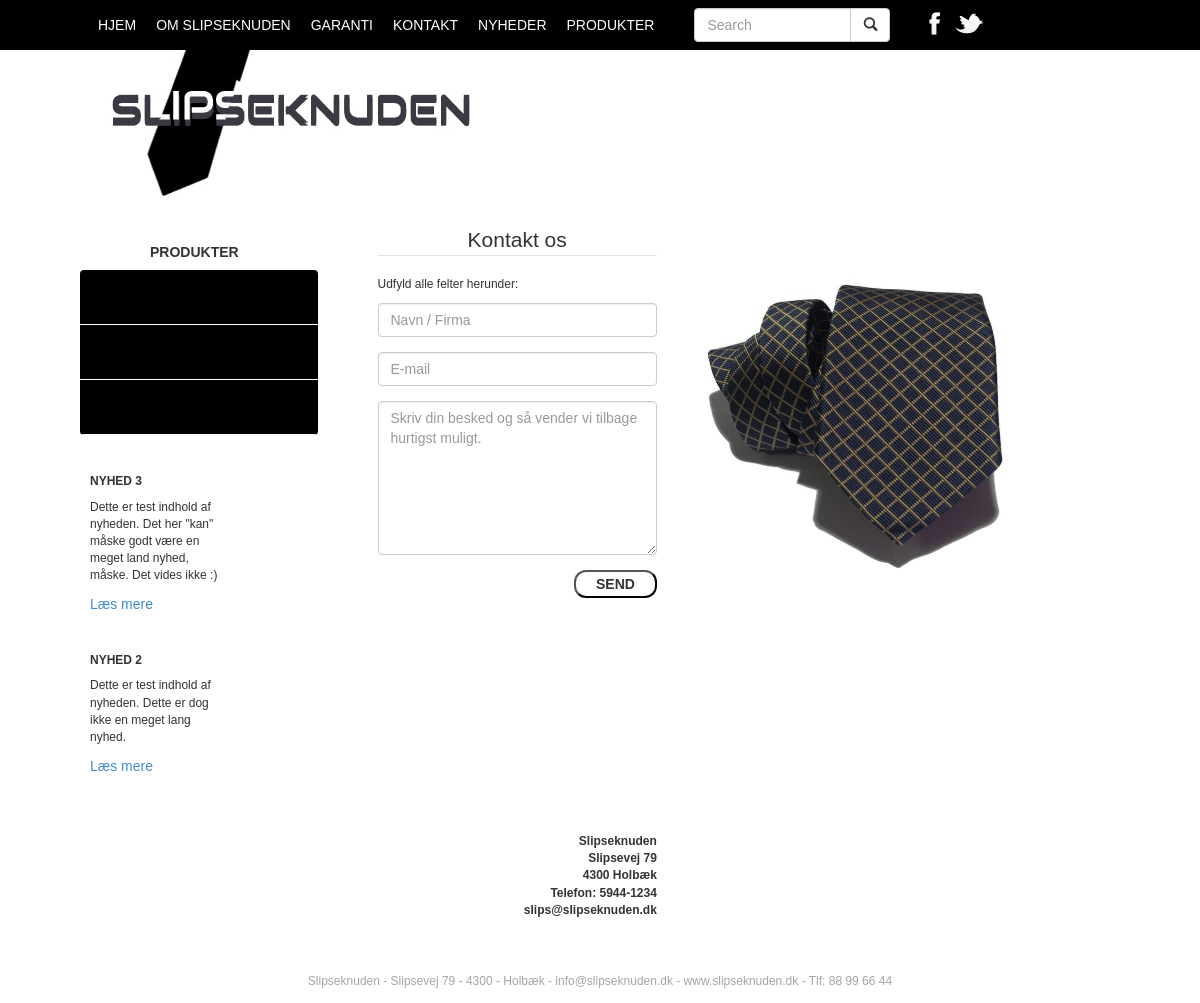
Screenshot of /kontakt.php with the database file from the repository.
### tables this page shows
CREATE TABLE IF NOT EXISTS `maarke` (
  `Id` int(11) NOT NULL AUTO_INCREMENT,
  `Navn` varchar(55) NOT NULL,
  PRIMARY KEY (`Id`)
);

CREATE TABLE IF NOT EXISTS `nyheder` (
  `Id` int(11) NOT NULL AUTO_INCREMENT,
  `Titel` varchar(55) NOT NULL,
  `Indhold` text NOT NULL,
  `Dato` timestamp NOT NULL DEFAULT CURRENT_TIMESTAMP ON UPDATE CURRENT_TIMESTAMP,
  PRIMARY KEY (`Id`)
);

CREATE TABLE IF NOT EXISTS `sider` (
  `Id` int(11) NOT NULL AUTO_INCREMENT,
  `Titel` varchar(55) NOT NULL,
  `Indhold` text NOT NULL,
  PRIMARY KEY (`Id`)
);

### kontakt.php (the view, shortened to what this page needs)
<?php include 'includes/public_header.php'; ?>
<section class="content">
    <div class="row">
        <?php include 'includes/sidebar.php'; ?>
        <div class="right-content">
            <div class="col-sm-9">
                <div class="col-xs-12">
                    <div class="col-sm-5">
                        <?php
                        $navn = '';
                        $mail = '';
                        $besked = '';
                        $success = 'Udfyld alle felter herunder:';
                        ?>
                        <form action="" method="post">
                            <fieldset>
                                <legend class="text-center">Kontakt os</legend>
                                <p><?php echo $success ?></p>
                                <div class="form-group">
                                    <input class="form-control" type="text" name="navn" placeholder="Navn / Firma"
                                           value="<?php echo $navn; ?>" size="30"/>
                                </div>
                                <div class="form-group">
                                    <input class="form-control" type="email" name="mail" placeholder="E-mail"
                                           value="<?php echo $mail; ?>" size="30"/>
                                </div>
                                <div class="form-group">
                                    <textarea class="form-control" name="besked"
                                              placeholder="Skriv din besked og så vender vi tilbage hurtigst muligt."
                                              cols="40" rows="7"><?php echo $besked; ?></textarea>
                                </div>
                                <div class="form-group text-right">
                                    <button type="submit" class="kontakt-send">Send</button>
                                </div>
                            </fieldset>
                        </form>
                    </div>
                    <div class="col-sm-7">
                        <img src="images/10_tern.jpg">
                    </div>
                </div>
                <div class="col-xs-12 divider">
                    <div class="col-sm-5 kontaktinfo">
                        <?php
                        $sql = "SELECT * FROM sider WHERE Id='4'";
                        $result = mysqli_query($connection, $sql);
                        $row = mysqli_fetch_array($result);
                        echo $row['Indhold'];
                        ?>
                    </div>
                    <div class="col-sm-7">
                        <div id="map_canvas">
                        </div>
                    </div>
                </div>
            </div>
        </div>
    </div>
</section>
<?php include 'includes/footer.php'; ?>

### includes/sidebar.php
<div class="col-sm-3 sidebar">
    <h2 class="sidebar-titel">Produkter</h2>
    <aside class="sidebar-menu">
        <?php
        $sql = "SELECT * FROM maarke";
        $result = mysqli_query($connection, $sql);
        echo "<ul>";
        while ($row = mysqli_fetch_array($result)) {
            echo "<li><a href='#'>" . $row['M_Navn'] . "</a></li>";
        }
        echo "</ul>";
        ?>
    </aside>
    <?php
    $sql = "SELECT * FROM nyheder ORDER BY RAND() LIMIT 2";
    $result = mysqli_query($connection, $sql);
    while ($row = mysqli_fetch_array($result)) {
        echo "<aside class='sidebar-lower'>";
        echo "<h3 class='sidebar-titel'>" . $row['Titel'] . "</h3>";
        echo "<p>$row[Indhold]</p>";
        echo "<a href='nyhed.php?id=$row[Id]'>Læs mere</a>";
        echo "</aside>";    }
    ?>
</div>

### css/styles.css (style rules this page uses)
body,h1,h2,h3,h4,h5,h6,.h1,.h2,.h3,.h4,.h5,.h6 { font-family: "Verdana", Arial, Helvetica, sans-serif; }
ul { padding:0; margin:0; }
h2 { font-size:14px; font-weight:bold; }
h2.sidebar-titel { padding-left:70px; text-transform: uppercase; }
h3 { font-size:12px; font-weight:bold; text-transform: uppercase; }
p { font-size:12px; }
.form-control { height:34px; }
aside.sidebar-menu { border-radius: 4px; overflow: hidden; }
aside.sidebar-menu > ul { list-style-type: none; }
aside.sidebar-menu > ul > li { display: block; color:#fff; height:55px; border-bottom:1px solid #fff; padding:15px 20px 0px 20px; background:#000; }
aside.sidebar-lower { padding:20px 90px 0px 10px; }
.kontakt-send { text-transform: uppercase; font-weight:bold; padding:2px 20px 2px 20px; border-radius:12px; background:#fff; }
#map_canvas { height:320px; width:320px; }
.divider { margin-top:20px; }
.kontaktinfo { padding-top:200px; text-align:right; }
.content { min-height:400px; }
.right-content { margin-top:0px; }

### rows the page displays
nyheder: Titel "NYHED 3", Indhold "Dette er test indhold af nyheden. Det her \"kan\" måske godt være en meget land nyhed, måske. Det vides ikke :)"
nyheder: Titel "NYHED 2", Indhold "Dette er test indhold af nyheden. Dette er dog ikke en meget lang nyhed."
sider: Indhold "Slipseknuden Slipsevej 79 4300 Holbæk Telefon: 5944-1234 slips@slipseknuden.dk"

### other values shown
$success "Udfyld alle felter herunder:"
